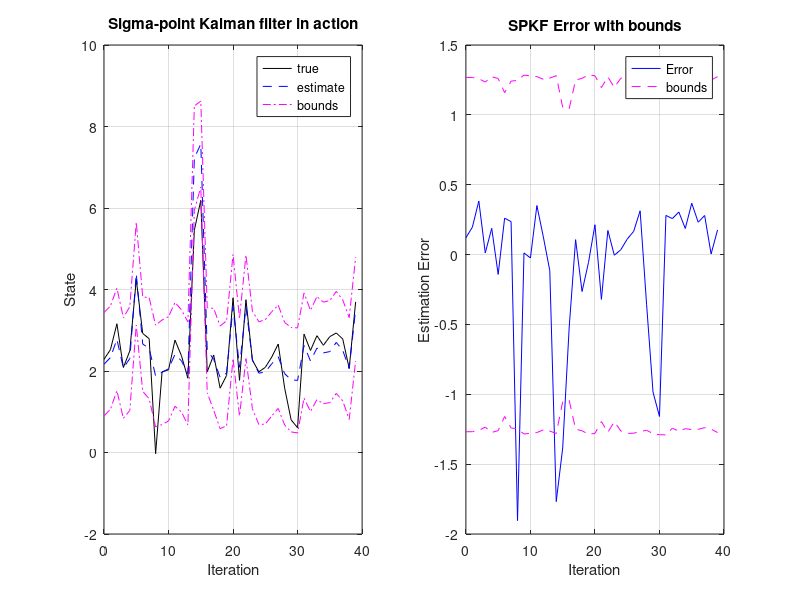

This figure's MATLAB source:
% Initialize simulation variables
SigmaW = 1; % Process noise covariance
SigmaV = 2; % Sensor noise covariance
maxIter = 40;

% Seed the random number generator: Octave's "randn" function produces pseudo 
% random numbers having a Gaussian distribution. To get the same random numbers
% every time you run the code, you can "seed" the pseudo random number generator 
% with a deterministic value. This allows us to get reproducible results that 
% still contain apparent randomness.
%.
randn("seed",-1);

% Define size of variables in model
Nx = 1;     % state  = 1x1 scalar
Nxa = 3;    % augmented state has also w(k) and v(k) contributions
Nz = 1;     % output = 1x1 scalar

% Some constants for the SPKF algorithm. Use standard values for
% cases with Gaussian noises.  (These are the weighting matrices
% comprising the values of alpha(c) and alpha(m) organized in a way to
% make later computation efficient).
h = sqrt(3);
Wmx(1) = (h*h-Nxa)/(h*h); Wmx(2) = 1/(2*h*h); Wcx=Wmx;
repWmxz = repmat([Wmx(1) repmat(Wmx(2),[1 2*Nxa])],1); 

xtrue = 2 + randn(1);  % Initialize true system initial state
xhat = 2;           % Initialize Kalman filter initial estimate
SigmaX = 1;	           % Initialize Kalman filter covariance

% Reserve storage for variables we might want to plot/evaluate
xstore = zeros(length(xtrue),maxIter+1); xstore(:,1) = xtrue;
zstore = zeros(1,maxIter);

% Reserve storage for variables we might want to plot/evaluate
xhatstore = zeros(length(xhat),maxIter);
SigmaXstore = zeros(length(xhat)^2,maxIter);
for k = 1:maxIter,
  % SPKF Step 1: State estimate time update
  % 1a: Calculate augmented state estimate, including ...
  xhata = [xhat; 0; 0]; % process and sensor noise mean
  % 1b: Get desired Cholesky factor
  Pxa = blkdiag(SigmaX,SigmaW,SigmaV);
  sPxa = chol(Pxa,'lower');   
  % 1c: Calculate sigma points (strange indexing of xhat to avoid
  % "repmat" call, which is very inefficient in Matlab)
  X = xhata(:,ones([1 2*Nxa+1])) + h*[zeros([Nxa 1]), sPxa, -sPxa];
  % 1d: Calculate state equation for every element
  % Hard-code equation here for efficiency
  Xx = sqrt(5+X(1,:)) + X(2,:);
  xhat = Xx*repWmxz';

  % SPKF Step 2: Covariance of prediction
  Xs = (Xx(:,2:end) - xhat(:,ones([1 2*Nxa])))*sqrt(Wcx(2));
  Xs1 = Xx(:,1) - xhat;
  SigmaX = Xs*Xs' + Wcx(1)*Xs1*Xs1';

  % [Implied operation of system in background, with
  w = chol(SigmaW)'*randn(1);
  v = chol(SigmaV)'*randn(1);
  zmeas = xtrue^3 + v;  % present z is based on present x and v
  xtrue = sqrt(5+xtrue) + w;  % future x is based on present x and w
  xstore(:,k+1) = xtrue;

  % SPKF Step 3: Create output estimate
  % Hard-code equation here for efficiency
  Z = Xx.^3 + X(3,:);
  zhat = Z*repWmxz';

  % SPKF Step 4: Estimator gain matrix
  Zs = (Z(:,2:end) - zhat*ones([1 2*Nxa])) * sqrt(Wcx(2));
  Zs1 = Z(:,1) - zhat;
  SigmaXZ = Xs*Zs' + Wcx(1)*Xs1*Zs1';
  SigmaZ  = Zs*Zs' + Wcx(1)*Zs1*Zs1';
  Lx = SigmaXZ/SigmaZ;

  % SPKF Step 5: Measurement state update
  xhat = xhat + Lx*(zmeas-zhat); % update estimate if not too rare

  % SPKF Step 6: Measurement covariance update
  SigmaX = SigmaX - Lx*SigmaZ*Lx'; 

  % [Store information for evaluation/plotting purposes]
  xhatstore(:,k) = xhat;
  SigmaXstore(:,k) = SigmaX(:);
end

subplot(1,2,1);
plot(0:maxIter-1,xstore(1:maxIter),'k-',0:maxIter-1,xhatstore,'b--', ...
  0:maxIter-1,xhatstore+3*sqrt(SigmaXstore),'m-.',...
  0:maxIter-1,xhatstore-3*sqrt(SigmaXstore),'m-.'); grid;
legend('true','estimate','bounds');
title('Sigma-point Kalman filter in action');
xlabel('Iteration'); ylabel('State');

subplot(1,2,2)
estErr = xstore(1:maxIter)-xhatstore; 
bounds = 3*sqrt(SigmaXstore);
plot(0:maxIter-1,estErr,'b-',0:maxIter-1, bounds,'m--',0:maxIter-1,-bounds,'m--');
grid; legend('Error','bounds');
title('SPKF Error with bounds');
xlabel('Iteration'); ylabel('Estimation Error');
